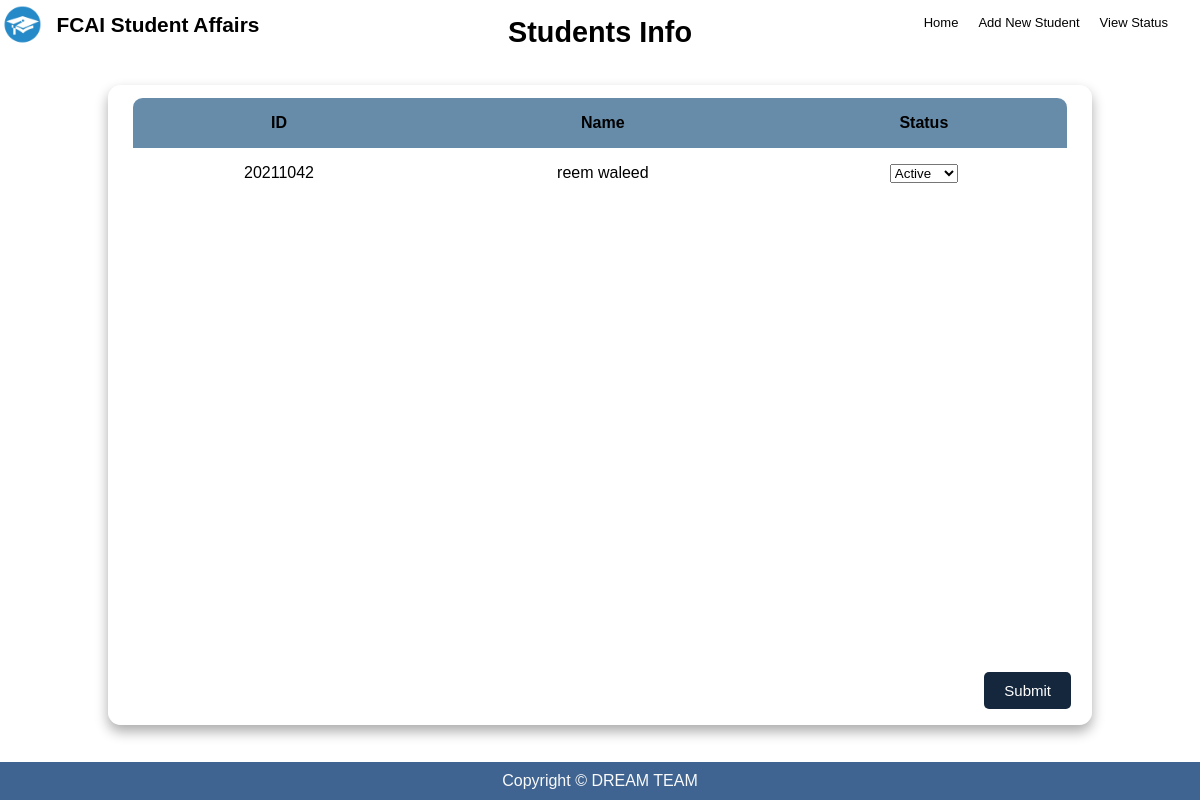
/status/, run on an earlier commit of the app's database.
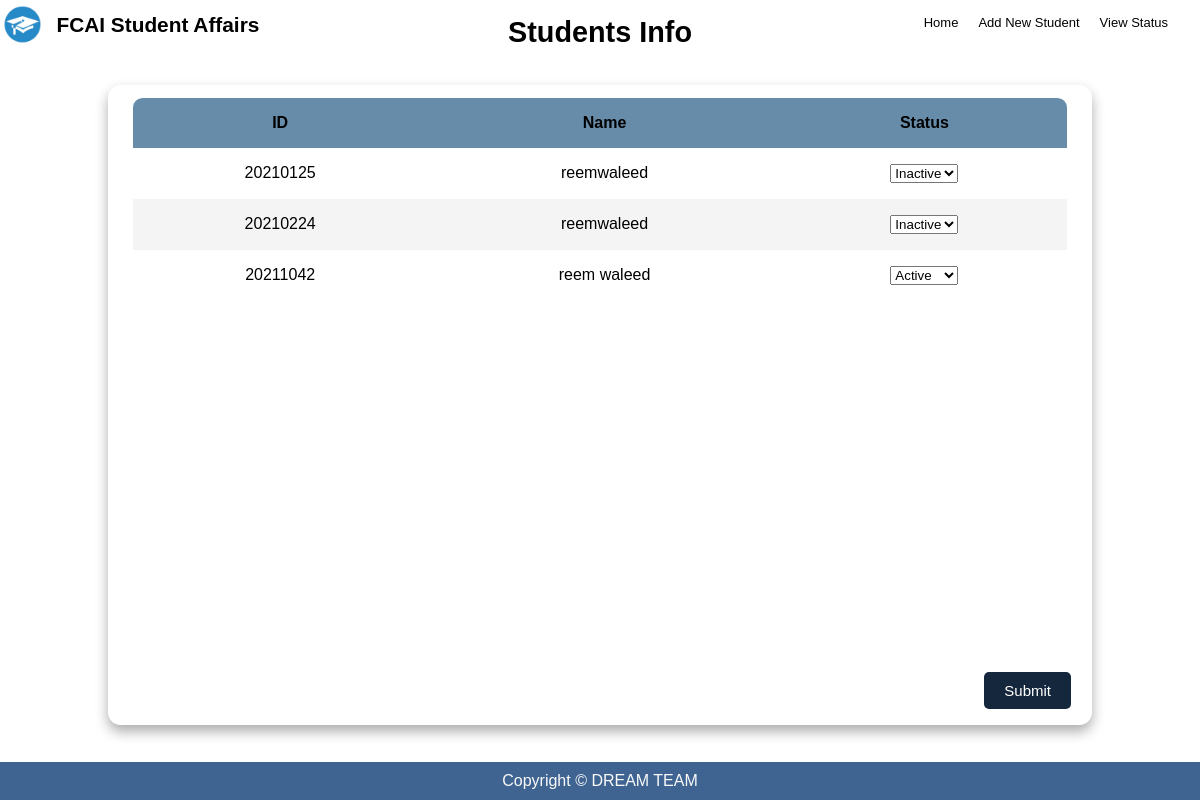
And on a later commit of the database.
### students/models.py (models this page shows)
class Student(models.Model):
    name = models.CharField(max_length=50)
    status = models.CharField(max_length=25, choices=Status)
    birthDate = models.DateField()
    gpa = models.FloatField()
    phoneNumber = models.CharField(max_length=11)
    email = models.EmailField()
    gender = models.CharField(max_length=6, choices=Gender)
    level = models.CharField(max_length=1)
    department = models.CharField(max_length=25, choices=Departments)
    def __str__(self):
        return self.name

### students/views.py (the view)
# urls.py: path('status/', views.studentList, name='status'),
def studentList(request):
    allStudents = Student.objects.all()  # Get all students from the database
    context = {'allStudents': allStudents}
    return render(request, 'studentList.html', context)

### students/templates/studentList.html (shortened to what this page needs)
{% extends 'base.html' %}
{% block body %}
<section class="table__header">
  <h1 class="statusTitle">Students Info</h1>
</section>
<form action="" method="POST">
  <div class="allStatusTable">
    <main class="table" id="saifTable">
      <section class="table__body">
        <table>
          <thead>
            <tr>
              <th>ID</th>
              <th>Name</th>
              <th>Status</th>
            </tr>
          </thead>
          <tbody>
            {% for student in allStudents %}
            <div id="studentContainer">
              <tr>
                <td>{{ student.id }}</td>
                <td>{{ student }}</td>
                <td>
                  <select name="status_{{ student.id }}">
                    <option value="act" {% if student.status == "ACTIVE" %}selected{% endif %}>Active</option>
                    <option value="inact" {% if student.status == "INACTIVE" %}selected{% endif %}>Inactive</option>
                  </select>
                </td>
              </tr>
            </div>
            {% endfor %}
          </tbody>
          <div class="smallBtnArea">
            <input type="submit" value="Submit" onclick="return confirm('Are you sure?')" class="Btn" />
          </div>
        </table>
      </section>
    </main>
  </div>
</form>
{% endblock body %}

### templates/base.html (shortened to what this page needs)
{%load static%}
<!DOCTYPE html>
<html lang="en">
  <head>
    <link rel="stylesheet" href="{% static 'css/style.css' %}" />
  </head>
  <body>
    <header>
      <div class="navleft">
        <sub
          ><img
            src="{% static 'images/icon.webp' %}"
            alt="icon"
            style="width: 40px"
        /></sub>
        <a
          style="
            text-decoration: none;
            color: black;
            font-size: 25px;
            font-weight: bold;
          "
          href="index.html"
          ><span style="margin-left: 10px"
            ><sup> FCAI student Affairs</sup></span
          ></a
        >
      </div>
      <nav class="navbar">
        <ul>
          <li><a href="{% url 'students:index' %}">Home</a></li>
          <li><a href="{% url 'students:add' %}">Add New Student</a></li>
          <li><a href="{% url 'students:status' %}">View Status</a></li>
          <li>
            <a href="{% url 'students:index' %}">{{user.username}} </a>
          </li>
        </ul>
      </nav>
    </header>
    {% block body %} {% endblock body %}
    <footer>
      <p>Copyright © DREAM TEAM</p>
    </footer>
  </body>
</html>

### static/css/style.css (style rules this page uses)
* { margin: 0; padding: 0; box-sizing: border-box; font-family: Arial, Helvetica, sans-serif; text-decoration: none; }
body { min-height: 100vh; display: flex; flex-direction: column; background-image: url(https://i.pinimg.com/564x/b7/5f/71/b75f71b1195835a27b73673852c36546.jpg); }
header { text-transform: capitalize; padding: 5px 2px; position: absolute; top: 0; right: 0; left: 0; display: flex; justify-content: space-between; z-index: 10000; margin-bottom: 25px; }
header .navbar ul { list-style: none; }
header .navbar ul li { position: relative; float: left; }
header .navbar ul li a { font-size: 13px; padding: 10px; color: rgb(3, 3, 3); display: block; border-radius: 50px; }
#saifTable { width: 82vw; height: 80vh; background-color: #fff5; backdrop-filter: blur(7px); box-shadow: 0 0.4rem 0.8rem #0005; border-radius: 0.8rem; overflow: hidden; margin-top: 20px; margin-bottom: 20px; }
.table__header { text-align: center; width: 100%; height: 15%; font-size: 1.2rem; padding: 1rem 1rem; justify-content: space-between; align-items: center; }
.table__body { width: 95%; max-height: calc(89% - 1.6rem); background-color: #fffb; margin: 0.8rem auto; border-radius: 0.6rem; overflow: auto; overflow: overlay; }
.table__body table { width: 100%; }
.table__body table, th, td { border-collapse: collapse; padding: 1rem; text-align: left; text-align: center; }
.table__body thead th { position: sticky; top: 0; left: 0; background-color: #668caafe; cursor: pointer; text-transform: capitalize; }
.table__body tbody tr:nth-child(even) { background-color: #0000000b; }
.allStatusTable, .btnArea { display: flex; justify-content: center; align-items: center; }
.smallBtnArea { position: fixed; bottom: 1rem; right: 1rem; display: flex; justify-content: center; align-items: center; }
.Btn { margin-right: 5px; background-color: #15273c; color: #fff; border: none; padding: 10px 20px; font-size: 15px; border-radius: 5px; }
footer { position: static; left: 0; bottom: 0; margin-top: auto; width: 100%; padding: 10px; background-color: #3f6491; color: #fafafa; text-align: center; }

What changed in the data, as far as the page shows it:
added Student: id "20210125", name "reemwaleed", status+id "Inactive"
added Student: id "20210224", name "reemwaleed", status+id "Inactive"
